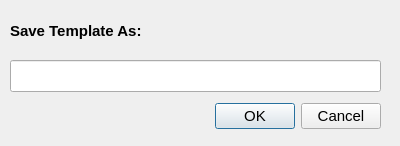
<?xml version="1.0" encoding="UTF-8"?>
<ui version="4.0">
 <class>SaveTemplate</class>
 <widget class="QDialog" name="SaveTemplate">
  <property name="geometry">
   <rect>
    <x>0</x>
    <y>0</y>
    <width>400</width>
    <height>146</height>
   </rect>
  </property>
  <property name="windowTitle">
   <string>Save Template</string>
  </property>
  <widget class="QDialogButtonBox" name="buttonBox">
   <property name="geometry">
    <rect>
     <x>10</x>
     <y>100</y>
     <width>371</width>
     <height>32</height>
    </rect>
   </property>
   <property name="font">
    <font>
     <pointsize>11</pointsize>
    </font>
   </property>
   <property name="orientation">
    <enum>Qt::Horizontal</enum>
   </property>
   <property name="standardButtons">
    <set>QDialogButtonBox::Cancel|QDialogButtonBox::Ok</set>
   </property>
  </widget>
  <widget class="QLineEdit" name="templateName">
   <property name="geometry">
    <rect>
     <x>10</x>
     <y>60</y>
     <width>371</width>
     <height>32</height>
    </rect>
   </property>
   <property name="font">
    <font>
     <pointsize>11</pointsize>
    </font>
   </property>
  </widget>
  <widget class="QLabel" name="saveTemplateLabel">
   <property name="geometry">
    <rect>
     <x>10</x>
     <y>10</y>
     <width>361</width>
     <height>41</height>
    </rect>
   </property>
   <property name="font">
    <font>
     <pointsize>11</pointsize>
     <weight>75</weight>
     <bold>true</bold>
    </font>
   </property>
   <property name="text">
    <string>Save Template As: </string>
   </property>
   <property name="wordWrap">
    <bool>true</bool>
   </property>
  </widget>
 </widget>
 <tabstops>
  <tabstop>templateName</tabstop>
  <tabstop>buttonBox</tabstop>
 </tabstops>
 <resources/>
 <connections>
  <connection>
   <sender>buttonBox</sender>
   <signal>accepted()</signal>
   <receiver>SaveTemplate</receiver>
   <slot>accept()</slot>
   <hints>
    <hint type="sourcelabel">
     <x>248</x>
     <y>254</y>
    </hint>
    <hint type="destinationlabel">
     <x>157</x>
     <y>274</y>
    </hint>
   </hints>
  </connection>
  <connection>
   <sender>buttonBox</sender>
   <signal>rejected()</signal>
   <receiver>SaveTemplate</receiver>
   <slot>reject()</slot>
   <hints>
    <hint type="sourcelabel">
     <x>316</x>
     <y>260</y>
    </hint>
    <hint type="destinationlabel">
     <x>286</x>
     <y>274</y>
    </hint>
   </hints>
  </connection>
 </connections>
</ui>
